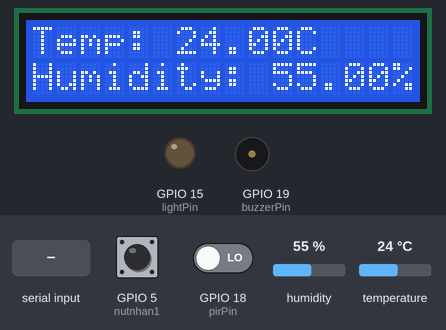
This program was run on a simulated ESP32. Shown: 16×2 character LCD, output pins drawn as LEDs (lit = HIGH), buzzer (waves = sounding, pin HIGH). Inputs (shaded band) come from the test bench; at power-on: GPIO 5 (nutnhan1) HIGH, humidity 55 %, temperature 24 °C, GPIO 18 (pirPin) LOW. What the program prints to the serial monitor is not drawn.

Above: at 1.6 s.
1.7 s: GPIO 5 (nutnhan1) pulled LOW for 0.15 s
At 2.4 s:
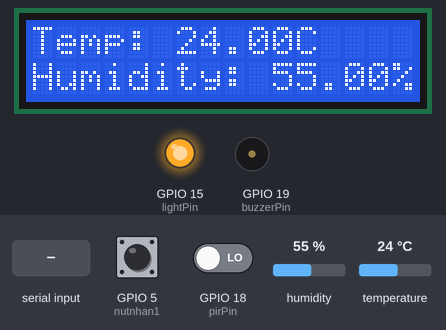
3.4 s: "BUZZON\n" received over the second serial link
At 4.3 s:
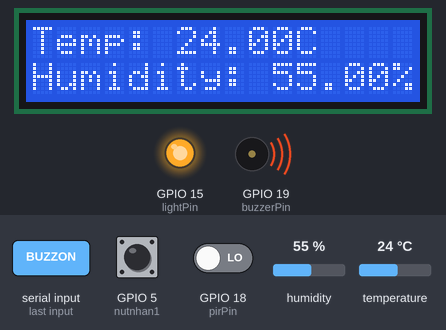
4.9 s: "OFF\n" received over the second serial link
At 5.3 s:
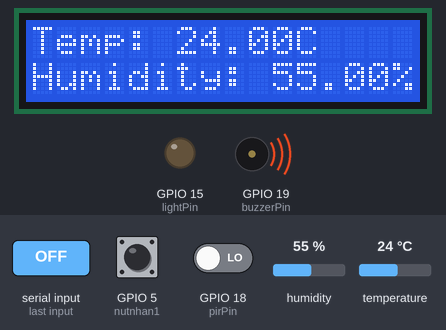
12.9 s: "ON\n" received over the second serial link
At 13.8 s:
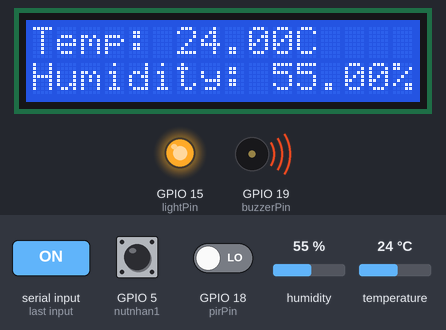
20.9 s: humidity set to 22 %
At 23.3 s:
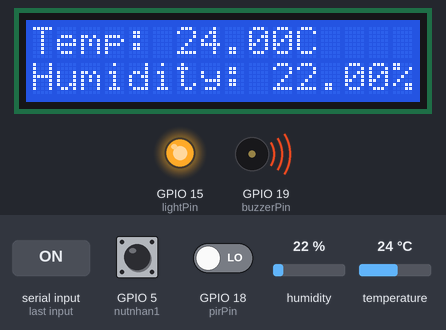
23.6 s: temperature set to 12 °C
At 25.9 s:
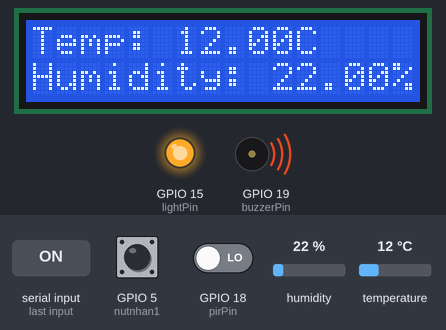
Timing chart, 0 to 27.4 s (numbered marks = the images above; inputs shaded):
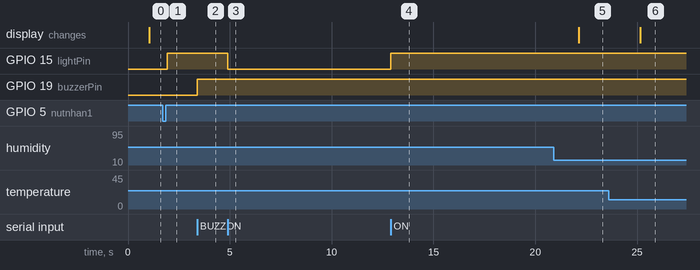

The program:

main.cpp
```cpp
#include <Wire.h>
#include <LiquidCrystal_I2C.h>
#include <HardwareSerial.h>
#include "OneButton.h"
#include <DHT.h>
#include "esp_task_wdt.h"

#define DHTTYPE DHT11

String local_add = "0xbb";
int nutnhan1 = 5;
const int lightPin = 15;
const int dhtPin = 14;
const int pirPin = 18;
const int buzzerPin = 19;
bool lightState = false;
float temperature = 0.0;
float humidity = 0.0;
int pirState = 0;
bool buzzerState = false;

OneButton button1(nutnhan1, true);
HardwareSerial zigbeeSerial(2);
DHT dht(dhtPin, DHTTYPE);
LiquidCrystal_I2C lcd(0x27, 16, 2);

void changeLightState();
void readSensor();
void sendStatus();
void receiveCommand();

void setup() {
  Serial.begin(9600);
  zigbeeSerial.begin(9600, SERIAL_8N1, 17, 16);
  pinMode(lightPin, OUTPUT);
  pinMode(buzzerPin, OUTPUT);
  pinMode(pirPin, INPUT);
  dht.begin();
  lcd.init();
  lcd.backlight();
  digitalWrite(buzzerPin, LOW);
  button1.attachClick(changeLightState);
  Serial.println("Sender is ready.");

  esp_task_wdt_init(2, true);
  esp_task_wdt_add(NULL);
}

void loop() {
  esp_task_wdt_reset();

  button1.tick();
  receiveCommand();
  delay(10);

  static unsigned long lastSensorRead = 0;
  static unsigned long lastStatusSend = 0;
  unsigned long currentMillis = millis();
  if (currentMillis - lastSensorRead >= 1000) {
    lastSensorRead = currentMillis;
    readSensor();
  }

  if (currentMillis - lastStatusSend >= 1000) {
    lastStatusSend = currentMillis;
    sendStatus();
  }
}

void changeLightState() {
  lightState = !lightState;
  digitalWrite(lightPin, lightState ? HIGH : LOW);
  Serial.println("Button pressed, light state: " + String(lightState ? "ON" : "OFF"));
}

void readSensor() {
  temperature = dht.readTemperature();
  humidity = dht.readHumidity();
  pirState = digitalRead(pirPin) == HIGH ? 1 : 0;

  lcd.clear();
  lcd.setCursor(0, 0);
  lcd.print("Temp: ");
  lcd.print(temperature);
  lcd.print("C");
  lcd.setCursor(0, 1);
  lcd.print("Humidity: ");
  lcd.print(humidity);
  lcd.print("%");
}

void sendStatus() {
  String message = String("Light: ") + (lightState ? "ON" : "OFF") +
                   ", Temp: " + String(temperature) + "C" +
                   ", Humidity: " + String(humidity) + "%" +
                   ", PIR: " + String(pirState) +
                   ", Buzzer: " + (buzzerState ? "BUZZON" : "BUZZOFF") +
                   " From Add: " + local_add;
  zigbeeSerial.println(message);
  Serial.println("Sent: " + message);
}

void receiveCommand() {
  if (zigbeeSerial.available()) {
    String command = zigbeeSerial.readStringUntil('\n');
    command.trim();
    Serial.println("Received command: " + command);
    if (command == "ON") {
      lightState = true;
      digitalWrite(lightPin, HIGH);
    } else if (command == "OFF") {
      lightState = false;
      digitalWrite(lightPin, LOW);
    } else if (command == "BUZZON") {
      buzzerState = true;
      digitalWrite(buzzerPin, HIGH);
    } else if (command == "BUZZOFF") {
      buzzerState = false;
      digitalWrite(buzzerPin, LOW);
    }
  }
}
```

Measured:
- after the input at 1.7 s, GPIO 15 (lightPin): LOW → HIGH after 0.22 s
- after the input at 3.4 s, GPIO 19 (buzzerPin): LOW → HIGH at once
- after the input at 4.9 s, GPIO 15 (lightPin): HIGH → LOW at once
- after the input at 12.9 s, GPIO 15 (lightPin): LOW → HIGH at once
- after the input at 20.9 s, the display: changes after 1.2 s (image 5)
- after the input at 23.6 s, the display: changes after 1.6 s (image 6)
